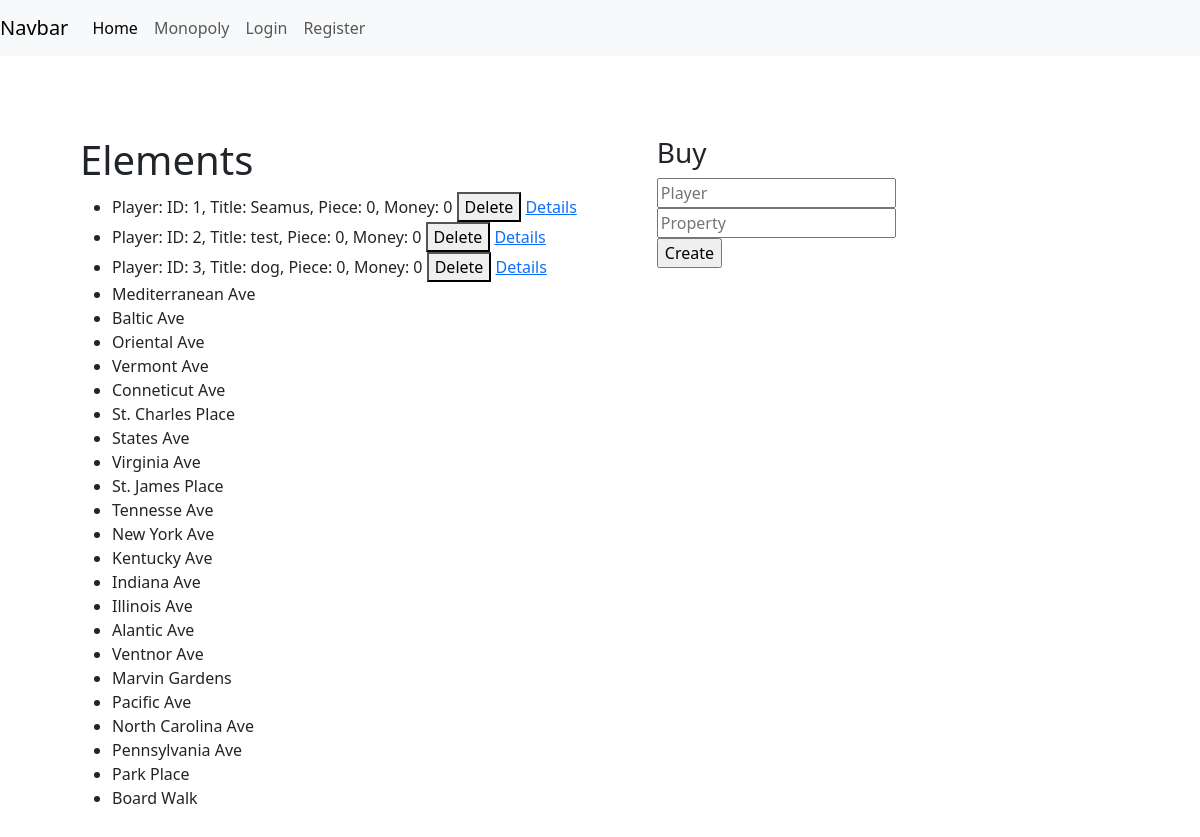
The page / on the database its author committed.
### models.py (models this page shows, shortened)
class Player(UserMixin, db.Model):
    __tablename__ = "players"
    id: Mapped[int] = mapped_column(primary_key=True)
    title: Mapped[str] = mapped_column(String(30))
    piece: Mapped[int] = mapped_column()
    position: Mapped[int] = mapped_column()
    money: Mapped[int] = mapped_column()
    password_hash: Mapped[Optional[str]] = mapped_column(String(256))
    properties = relationship(
        "Property",
        back_populates="owner",
        cascade="save-update"
    )
    def __str__(self):
        return f"Player: ID: {self.id}, Title: {self.title}, Piece: {self.piece}, Money: {self.money}"

class Property(db.Model):
    __tablename__ = "properties"
    id: Mapped[int] = mapped_column(primary_key=True)
    title: Mapped[str] = mapped_column(String(100))
    player_id: Mapped[Optional[int]] = mapped_column(
        ForeignKey('players.id', ondelete="SET NULL"),
        nullable=True,
        name="fk_property_user"
    )
    owner = relationship("Player", back_populates="properties")
    price: Mapped[int] = mapped_column()
    rent_no_set: Mapped[int] = mapped_column()
    rent_color_set: Mapped[int] = mapped_column()
    rent_1_house: Mapped[int] = mapped_column()
    rent_2_house: Mapped[int] = mapped_column()
    rent_3_house: Mapped[int] = mapped_column()
    rent_4_house: Mapped[int] = mapped_column()
    rent_hotel: Mapped[int] = mapped_column()
    building_cost: Mapped[int] = mapped_column()
    mortgage: Mapped[int] = mapped_column()
    unmortgage: Mapped[int] = mapped_column()
    color: Mapped[str] = mapped_column(String(20))

### routes/monopoly.py (the view)
    @app.route("/home", methods=["GET", "POST"])
    @app.route("/", methods=["GET", "POST"])
    def creation():
        if request.method == "GET":
            players = Player.query.all()
            properties = Property.query.all()
            return render_template('creation.html', players=players, properties=properties)

### templates/creation.html (shortened to what this page needs)
{% extends "base.html" %}
{% block content %}
<div class="box">
    <div>
        <h1>Elements</h1>
        <ul>
            {% for player in players %}
            <li>
                {{player}}
                <button onclick="deletePerson({{player.id}})">Delete</button>
                <a href="{{url_for('details', id=player.id)}}">Details</a>
            </li>
            {% endfor %} {% for property in properties %}
            <li>{{property.title}}</li>
            {% endfor %}
        </ul>
    </div>
    <div>
        <h3>Buy</h3>
        <form action="{{url_for('creation')}}" method="POST">
            <input type="text" name="buyer" placeholder="Player" required="required" /><br />
            <input type="text" name="sold" placeholder="Property" required="required" /><br />
            <input type="submit" name="buy" value="Create" /><br />
        </form>
        <link rel="stylesheet" href="{{url_for('static', filename='css/creation.css')}}" />
        {% endblock %}

### templates/base.html (shortened to what this page needs)
<!DOCTYPE html>
<html lang="en">
<head>
</head>
<body>
    <nav class="navbar navbar-expand-lg navbar-light bg-light">
        <a class="navbar-brand" href="#">Navbar</a>
        <div class="collapse navbar-collapse" id="navbarNavAltMarkup">
            <div class="navbar-nav">
                <a class="nav-item nav-link active" href="/">Home<span class="visually-hidden">(current)</span></a>
                <a class="nav-item nav-link" href="/monopoly">Monopoly</a>
                {% if current_user.is_anonymous %}
                <a class="nav-item nav-link" href="/login">Login</a>
                <a class="nav-item nav-link"  href="/register">Register</a>
                {% else %}
                <a class="nav-item nav-link" href="/logout">Logout</a>
                {% endif %}
            </div>
        </div>
    </nav>
    {% block content %}{% endblock %}
</body>
<link rel="stylesheet" href="{{url_for('static', filename='css/base.css')}}" />
<link href="https://cdn.jsdelivr.net/npm/bootstrap@5.3.3/dist/css/bootstrap.min.css" rel="stylesheet"
 />
</html>

### static/css/creation.css (style rules this page uses)
.box { display: flex; flex-wrap: wrap; margin: 5rem; gap: 5rem; }

### static/css/base.css (style rules this page uses)
body { height: 100%; width: 100%; margin: 0; }

### rows shown on the page
Player: id+title+piece "Player: ID: 1, Title: Seamus, Piece: 0, Money: 0"
Player: id+title+piece "Player: ID: 2, Title: test, Piece: 0, Money: 0"
Player: id+title+piece "Player: ID: 3, Title: dog, Piece: 0, Money: 0"
Property: title "Mediterranean Ave"
Property: title "Baltic Ave"
Property: title "Oriental Ave"
Property: title "Vermont Ave"
Property: title "Conneticut Ave"
Property: title "St. Charles Place"
Property: title "States Ave"
Property: title "Virginia Ave"
Property: title "St. James Place"
Property: title "Tennesse Ave"
Property: title "New York Ave"
Property: title "Kentucky Ave"
Property: title "Indiana Ave"
Property: title "Illinois Ave"
Property: title "Alantic Ave"
Property: title "Ventnor Ave"
Property: title "Marvin Gardens"
Property: title "Pacific Ave"
Property: title "North Carolina Ave"
Property: title "Pennsylvania Ave"
Property: title "Park Place"
Property: title "Board Walk"
